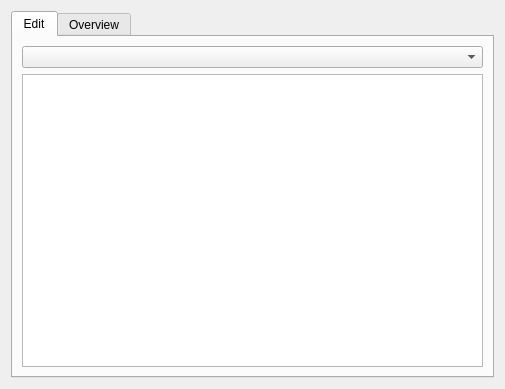
<?xml version="1.0" encoding="UTF-8"?>
<ui version="4.0">
 <class>AttendanceScoreDialog</class>
 <widget class="QDialog" name="AttendanceScoreDialog">
  <property name="geometry">
   <rect>
    <x>0</x>
    <y>0</y>
    <width>505</width>
    <height>389</height>
   </rect>
  </property>
  <property name="windowTitle">
   <string>Attendance</string>
  </property>
  <layout class="QVBoxLayout" name="verticalLayout">
   <item>
    <widget class="QTabWidget" name="tabWidget">
     <property name="currentIndex">
      <number>0</number>
     </property>
     <widget class="QWidget" name="tab">
      <attribute name="title">
       <string>Edit</string>
      </attribute>
      <layout class="QVBoxLayout" name="verticalLayout_2">
       <item>
        <widget class="QComboBox" name="comboBox_2"/>
       </item>
       <item>
        <widget class="QTableView" name="tableView"/>
       </item>
      </layout>
     </widget>
     <widget class="QWidget" name="tab_2">
      <attribute name="title">
       <string>Overview</string>
      </attribute>
      <layout class="QVBoxLayout" name="verticalLayout_3">
       <item>
        <widget class="QTableView" name="tableOverview"/>
       </item>
      </layout>
     </widget>
    </widget>
   </item>
  </layout>
 </widget>
 <resources/>
 <connections/>
</ui>
